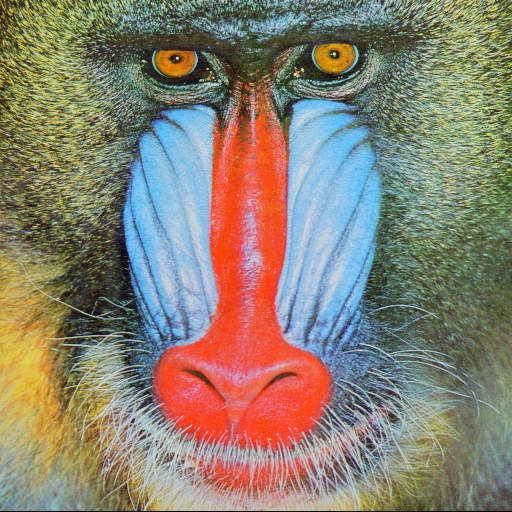
#> input picture mandrill.jpg, 512 x 512 px
$ python program11.py
#> lines starting #> are read from the running program, lines starting #| are printed output that depends on the picture; after the words box and inside, x2 and y2 are one past the last pixel; in counts of white or black regions, pixels touching at a corner belong together
import cv2

img = cv2.imread('mandrill.jpg')
#> img is the input picture: shape (512, 512, 3); mean B, G, R 113.1, 128.9, 137.4
mask = cv2.imread('mask.png')
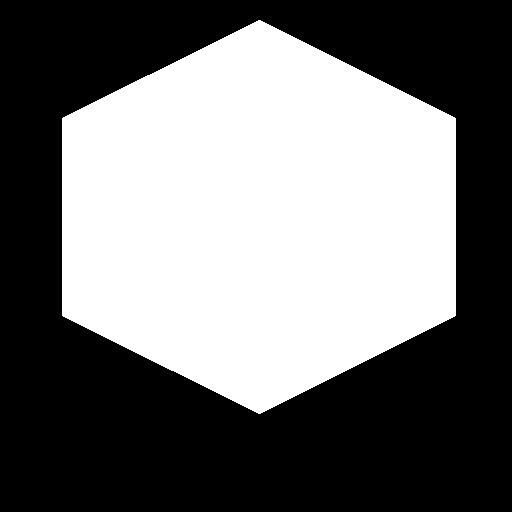
#> input picture mask.png, 512 x 512 px
#> mask is the input picture: shape (512, 512, 3); 44.5% white; 1 white region, box (x1, y1, x2, y2) and area: (62, 20, 456, 414) 116722

img2 = img * (mask / 255.0)
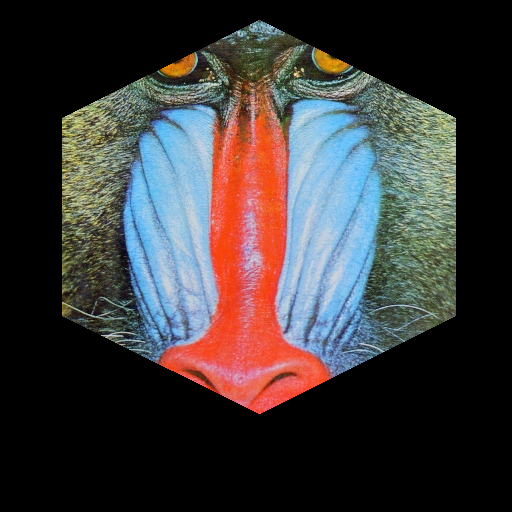
#> img2: shape (512, 512, 3) float64; mean B, G, R 57.2, 57, 60.8

cv2.imshow("Image",img)
cv2.imshow("Mask",mask)
cv2.imshow("Image2",img2.astype("uint8"))

key = cv2.waitKey(0)
#> (key Esc is pressed here)

cv2.destroyWindow("Image")
cv2.destroyWindow("Mask")
cv2.destroyWindow("Image2")
